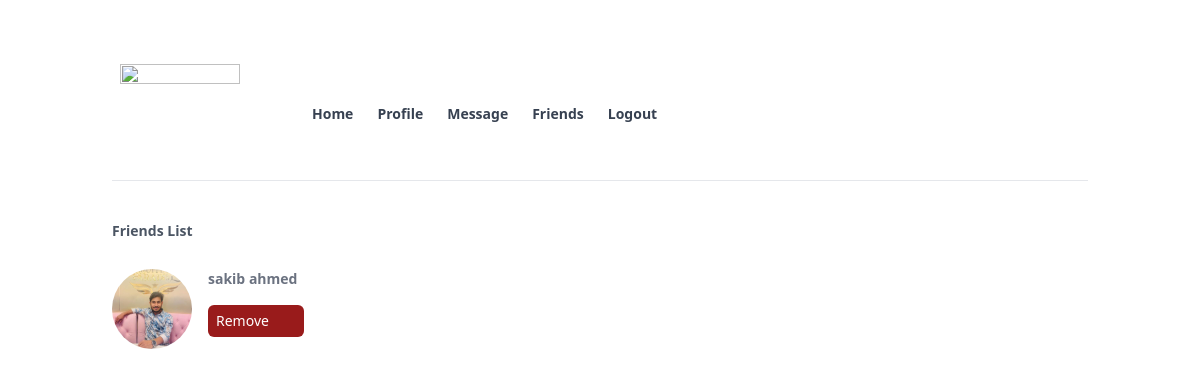
Screenshot of /friends.php (signed in) with the database file from the repository.
### tables this page shows
CREATE TABLE `friends` (
  `from_friend` varchar(11) NOT NULL,
  `to_friend` varchar(11) NOT NULL,
  `added_date` timestamp NOT NULL DEFAULT current_timestamp()
);

CREATE TABLE `user_info` (
  `username` varchar(15) NOT NULL,
  `first_name` varchar(150) NOT NULL,
  `last_name` varchar(150) NOT NULL,
  `gender` varchar(15) NOT NULL,
  `email` varchar(200) NOT NULL,
  `phone_no` int(15) NOT NULL,
  `date_of_birth` date NOT NULL,
  `address` varchar(200) NOT NULL,
  `password` varchar(200) NOT NULL,
  `profile_pic` varchar(255) NOT NULL
);

### friends.php (the view, shortened to what this page needs)
<?php require_once "header.php"; ?>
<?php require_once "db.php"; ?>
<?php
$username=$_SESSION["username"];
$friends_list = "SELECT first_name, last_name,profile_pic,username ,to_friend,added_date FROM `friends` INNER JOIN `user_info` ON friends.to_friend=user_info.username WHERE from_friend='$username'";
$result = mysqli_query($conn, $friends_list);
echo '<h1 class="mt-10 text-sm text-gray-600 font-semibold "> Friends List </h1><div class="max-w-sm">';
while($friends = mysqli_fetch_array($result))
{
echo'
<div class=" flex flex-row justify-content my-7 ">
<img class=" rounded-full" src="'.$friends["profile_pic"].'"   width=80 height=80/>
<div class="flex flex-col w-1/4 mx-4 ">
 <a class="text-sm text-gray-500 font-semibold  " href=" /profile.php?username='.$friends["to_friend"].'">'.$friends["first_name"].'  '.$friends["last_name"].'</a>
 <a  href="friends.php?remove='.$friends["to_friend"].'" class="mt-4 text-sm px-2 py-1.5 bg-red-800 text-semibold text-white rounded-md "> Remove</a>
 </div>
 </div>
   ';
}
echo'</div>';
?>

### rows the page displays
friends: to_friend.profile_pic (picture), to_friend.first_name "sakib", to_friend.last_name "ahmed"
